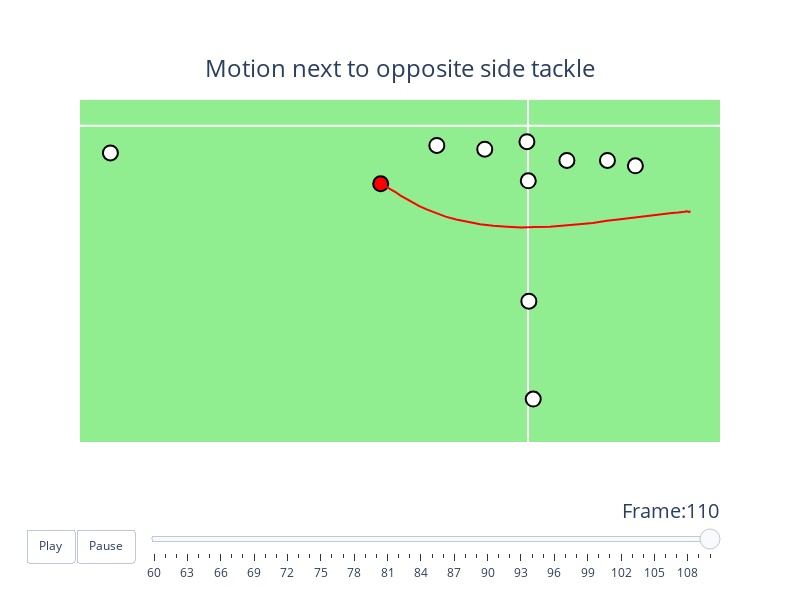

The cell this chart's notebook holds for it:
### Code cell
gid = 2022090800
pid = 3304
animate_play_vertical(games=games, tracking_df=tracking_df_motion,
             play_df=plays, players=players, motion_dict=motion_dict,
             gameId=gid, playId=pid)

### Figure 1 — Plotly figure (JSON) as saved in the notebook; plotly's stock layout.template omitted (floating-point values rounded to 4 significant figures)
{"data": [{"hoverinfo": "text", "hovertext": "nflId:35472<br>displayName:Rodger Saffold<br>Player Speed:295.276 MPH<br>Player Motion:nan", "marker": {"color": "#ffffff", "line": {"color": "#000000", "width": 2}, "opacity": 1, "size": 15}, "mode": "markers", "name": "Rodger Saffold", "type": "scatter", "x": [-158], "y": [-56]}, {"hoverinfo": "text", "hovertext": "Rodger Saffold Motion Path", "line": {"color": "red", "width": 2}, "mode": "lines", "name": "Rodger Saffold motion path", "type": "scatter", "x": [], "y": []}, {"hoverinfo": "text", "hovertext": "nflId:42392<br>displayName:Mitch Morse<br>Player Speed:55.923 MPH<br>Player Motion:nan", "marker": {"color": "#ffffff", "line": {"color": "#000000", "width": 2}, "opacity": 1, "size": 15}, "mode": "markers", "name": "Mitch Morse", "type": "scatter", "x": [-4], "y": [-38]}, {"hoverinfo": "text", "hovertext": "Mitch Morse Motion Path", "line": {"color": "red", "width": 2}, "mode": "lines", "name": "Mitch Morse motion path", "type": "scatter", "x": [], "y": []}, {"hoverinfo": "text", "hovertext": "nflId:44875<br>displayName:Dion Dawkins<br>Player Speed:62.634 MPH<br>Player Motion:nan", "marker": {"color": "#ffffff", "line": {"color": "#000000", "width": 2}, "opacity": 1, "size": 15}, "mode": "markers", "name": "Dion Dawkins", "type": "scatter", "x": [-333], "y": [-47]}, {"hoverinfo": "text", "hovertext": "Dion Dawkins Motion Path", "line": {"color": "red", "width": 2}, "mode": "lines", "name": "Dion Dawkins motion path", "type": "scatter", "x": [], "y": []}, {"hoverinfo": "text", "hovertext": "nflId:46076<br>displayName:Josh Allen<br>Player Speed:44.739 MPH<br>Player Motion:nan", "marker": {"color": "#ffffff", "line": {"color": "#000000", "width": 2}, "opacity": 1, "size": 15}, "mode": "markers", "name": "Josh Allen", "type": "scatter", "x": [1], "y": [-132]}, {"hoverinfo": "text", "hovertext": "Josh Allen Motion Path", "line": {"color": "red", "width": 2}, "mode": "lines", "name": "Josh Allen motion path", "type": "scatter", "x": [], "y": []}, {"hoverinfo": "text", "hovertext": "nflId:47879<br>displayName:Dawson Knox<br>Player Speed:0.0 MPH<br>Player Motion:nan", "marker": {"color": "#ffffff", "line": {"color": "#000000", "width": 2}, "opacity": 1, "size": 15}, "mode": "markers", "name": "Dawson Knox", "type": "scatter", "x": [392], "y": [-96]}, {"hoverinfo": "text", "hovertext": "Dawson Knox Motion Path", "line": {"color": "red", "width": 2}, "mode": "lines", "name": "Dawson Knox motion path", "type": "scatter", "x": [], "y": []}, {"hoverinfo": "text", "hovertext": "nflId:48011<br>displayName:Tommy Sweeney<br>Player Speed:69.345 MPH<br>Player Motion:12.0", "marker": {"color": "#ff0000", "line": {"color": "#000000", "width": 2}, "opacity": 1, "size": 15}, "mode": "markers", "name": "Tommy Sweeney", "type": "scatter", "x": [-538], "y": [-139]}, {"hoverinfo": "text", "hovertext": "Tommy Sweeney Motion Path", "line": {"color": "red", "width": 2}, "marker": {"color": "rgba(255, 0, 0, 0.5)", "line": {"color": "red", "width": 2}, "size": 25}, "mode": "lines", "name": "Tommy Sweeney motion path", "type": "scatter", "x": [593, 588, 585, 579, 571, 563, 548, 526, 499, 465, 426, 383, 337, 288, 237, 186, 133, 80, 26, -25, -77, -127, -175, -220, -262, -301, -336, -368, -397, -423, -445, -467, -484, -500, -512, -520, -527, -531, -534], "y": [-205, -207, -206, -205, -206, -207, -208, -209, -211, -213, -216, -220, -224, -228, -233, -236, -239, -242, -243, -244, -242, -240, -236, -231, -225, -218, -210, -201, -193, -184, -175, -167, -159, -153, -149, -144, -143, -142, -141]}, {"hoverinfo": "text", "hovertext": "nflId:48512<br>displayName:Ryan Bates<br>Player Speed:107.373 MPH<br>Player Motion:nan", "line": {"color": "red", "width": 2}, "marker": {"color": "#ffffff", "line": {"color": "#000000", "width": 2}, "opacity": 1, "size": 15}, "mode": "markers", "name": "Ryan Bates", "type": "scatter", "x": [142], "y": [-83]}, {"hoverinfo": "text", "hovertext": "Ryan Bates Motion Path", "line": {"color": "red", "width": 2}, "marker": {"color": "#ffffff", "line": {"color": "#000000", "width": 2}, "opacity": 1, "size": 15}, "mode": "lines", "name": "Ryan Bates motion path", "type": "scatter", "x": [], "y": []}, {"hoverinfo": "text", "hovertext": "nflId:52494<br>displayName:Zack Moss<br>Player Speed:0.0 MPH<br>Player Motion:nan", "line": {"color": "red", "width": 2}, "marker": {"color": "#ffffff", "line": {"color": "#000000", "width": 2}, "opacity": 1, "size": 15}, "mode": "markers", "name": "Zack Moss", "type": "scatter", "x": [19], "y": [-656]}, {"hoverinfo": "text", "hovertext": "Zack Moss Motion Path", "line": {"color": "red", "width": 2}, "marker": {"color": "#ffffff", "line": {"color": "#000000", "width": 2}, "opacity": 1, "size": 15}, "mode": "lines", "name": "Zack Moss motion path", "type": "scatter", "x": [], "y": []}, {"hoverinfo": "text", "hovertext": "nflId:52536<br>displayName:Gabe Davis<br>Player Speed:0.0 MPH<br>Player Motion:nan", "line": {"color": "red", "width": 2}, "marker": {"color": "#ffffff", "line": {"color": "#000000", "width": 2}, "opacity": 1, "size": 15}, "mode": "markers", "name": "Gabe Davis", "type": "scatter", "x": [-1525], "y": [-65]}, {"hoverinfo": "text", "hovertext": "Gabe Davis Motion Path", "line": {"color": "red", "width": 2}, "marker": {"color": "#ffffff", "line": {"color": "#000000", "width": 2}, "opacity": 1, "size": 15}, "mode": "lines", "name": "Gabe Davis motion path", "type": "scatter", "x": [], "y": []}, {"hoverinfo": "text", "hovertext": "nflId:53079<br>displayName:Reggie Gilliam<br>Player Speed:44.739 MPH<br>Player Motion:nan", "line": {"color": "red", "width": 2}, "marker": {"color": "#ffffff", "line": {"color": "#000000", "width": 2}, "opacity": 1, "size": 15}, "mode": "markers", "name": "Reggie Gilliam", "type": "scatter", "x": [3], "y": [-421]}, {"hoverinfo": "text", "hovertext": "Reggie Gilliam Motion Path", "line": {"color": "red", "width": 2}, "marker": {"color": "#ffffff", "line": {"color": "#000000", "width": 2}, "opacity": 1, "size": 15}, "mode": "lines", "name": "Reggie Gilliam motion path", "type": "scatter", "x": [], "y": []}, {"hoverinfo": "text", "hovertext": "nflId:53522<br>displayName:Spencer Brown<br>Player Speed:13.422 MPH<br>Player Motion:nan", "line": {"color": "red", "width": 2}, "marker": {"color": "#ffffff", "line": {"color": "#000000", "width": 2}, "opacity": 1, "size": 15}, "mode": "markers", "name": "Spencer Brown", "type": "scatter", "x": [290], "y": [-83]}, {"hoverinfo": "text", "hovertext": "Spencer Brown Motion Path", "line": {"color": "red", "width": 2}, "marker": {"color": "#ffffff", "line": {"color": "#000000", "width": 2}, "opacity": 1, "size": 15}, "mode": "lines", "name": "Spencer Brown motion path", "type": "scatter", "x": [], "y": []}], "layout": {"autosize": false, "height": 600, "plot_bgcolor": "lightgreen", "showlegend": false, "sliders": [{"active": 50, "currentvalue": {"font": {"size": 20}, "prefix": "Frame:", "visible": true, "xanchor": "right"}, "len": 0.9, "pad": {"b": 10, "t": 50}, "steps": [{"args": [[60], {"frame": {"duration": 100, "redraw": false}, "mode": "immediate", "transition": {"duration": 0}}], "label": "60", "method": "animate"}, {"args": [[61], {"frame": {"duration": 100, "redraw": false}, "mode": "immediate", "transition": {"duration": 0}}], "label": "61", "method": "animate"}, {"args": [[62], {"frame": {"duration": 100, "redraw": false}, "mode": "immediate", "transition": {"duration": 0}}], "label": "62", "method": "animate"}, {"args": [[63], {"frame": {"duration": 100, "redraw": false}, "mode": "immediate", "transition": {"duration": 0}}], "label": "63", "method": "animate"}, {"args": [[64], {"frame": {"duration": 100, "redraw": false}, "mode": "immediate", "transition": {"duration": 0}}], "label": "64", "method": "animate"}, {"args": [[65], {"frame": {"duration": 100, "redraw": false}, "mode": "immediate", "transition": {"duration": 0}}], "label": "65", "method": "animate"}, {"args": [[66], {"frame": {"duration": 100, "redraw": false}, "mode": "immediate", "transition": {"duration": 0}}], "label": "66", "method": "animate"}, {"args": [[67], {"frame": {"duration": 100, "redraw": false}, "mode": "immediate", "transition": {"duration": 0}}], "label": "67", "method": "animate"}, {"args": [[68], {"frame": {"duration": 100, "redraw": false}, "mode": "immediate", "transition": {"duration": 0}}], "label": "68", "method": "animate"}, {"args": [[69], {"frame": {"duration": 100, "redraw": false}, "mode": "immediate", "transition": {"duration": 0}}], "label": "69", "method": "animate"}, {"args": [[70], {"frame": {"duration": 100, "redraw": false}, "mode": "immediate", "transition": {"duration": 0}}], "label": "70", "method": "animate"}, {"args": [[71], {"frame": {"duration": 100, "redraw": false}, "mode": "immediate", "transition": {"duration": 0}}], "label": "71", "method": "animate"}, {"args": [[72], {"frame": {"duration": 100, "redraw": false}, "mode": "immediate", "transition": {"duration": 0}}], "label": "72", "method": "animate"}, {"args": [[73], {"frame": {"duration": 100, "redraw": false}, "mode": "immediate", "transition": {"duration": 0}}], "label": "73", "method": "animate"}, {"args": [[74], {"frame": {"duration": 100, "redraw": false}, "mode": "immediate", "transition": {"duration": 0}}], "label": "74", "method": "animate"}, {"args": [[75], {"frame": {"duration": 100, "redraw": false}, "mode": "immediate", "transition": {"duration": 0}}], "label": "75", "method": "animate"}, {"args": [[76], {"frame": {"duration": 100, "redraw": false}, "mode": "immediate", "transition": {"duration": 0}}], "label": "76", "method": "animate"}, {"args": [[77], {"frame": {"duration": 100, "redraw": false}, "mode": "immediate", "transition": {"duration": 0}}], "label": "77", "method": "animate"}, {"args": [[78], {"frame": {"duration": 100, "redraw": false}, "mode": "immediate", "transition": {"duration": 0}}], "label": "78", "method": "animate"}, {"args": [[79], {"frame": {"duration": 100, "redraw": false}, "mode": "immediate", "transition": {"duration": 0}}], "label": "79", "method": "animate"}, {"args": [[80], {"frame": {"duration": 100, "redraw": false}, "mode": "immediate", "transition": {"duration": 0}}], "label": "80", "method": "animate"}, {"args": [[81], {"frame": {"duration": 100, "redraw": false}, "mode": "immediate", "transition": {"duration": 0}}], "label": "81", "method": "animate"}, {"args": [[82], {"frame": {"duration": 100, "redraw": false}, "mode": "immediate", "transition": {"duration": 0}}], "label": "82", "method": "animate"}, {"args": [[83], {"frame": {"duration": 100, "redraw": false}, "mode": "immediate", "transition": {"duration": 0}}], "label": "83", "method": "animate"}, {"args": [[84], {"frame": {"duration": 100, "redraw": false}, "mode": "immediate", "transition": {"duration": 0}}], "label": "84", "method": "animate"}, {"args": [[85], {"frame": {"duration": 100, "redraw": false}, "mode": "immediate", "transition": {"duration": 0}}], "label": "85", "method": "animate"}, {"args": [[86], {"frame": {"duration": 100, "redraw": false}, "mode": "immediate", "transition": {"duration": 0}}], "label": "86", "method": "animate"}, {"args": [[87], {"frame": {"duration": 100, "redraw": false}, "mode": "immediate", "transition": {"duration": 0}}], "label": "87", "method": "animate"}, {"args": [[88], {"frame": {"duration": 100, "redraw": false}, "mode": "immediate", "transition": {"duration": 0}}], "label": "88", "method": "animate"}, {"args": [[89], {"frame": {"duration": 100, "redraw": false}, "mode": "immediate", "transition": {"duration": 0}}], "label": "89", "method": "animate"}, {"args": [[90], {"frame": {"duration": 100, "redraw": false}, "mode": "immediate", "transition": {"duration": 0}}], "label": "90", "method": "animate"}, {"args": [[91], {"frame": {"duration": 100, "redraw": false}, "mode": "immediate", "transition": {"duration": 0}}], "label": "91", "method": "animate"}, {"args": [[92], {"frame": {"duration": 100, "redraw": false}, "mode": "immediate", "transition": {"duration": 0}}], "label": "92", "method": "animate"}, {"args": [[93], {"frame": {"duration": 100, "redraw": false}, "mode": "immediate", "transition": {"duration": 0}}], "label": "93", "method": "animate"}, {"args": [[94], {"frame": {"duration": 100, "redraw": false}, "mode": "immediate", "transition": {"duration": 0}}], "label": "94", "method": "animate"}, {"args": [[95], {"frame": {"duration": 100, "redraw": false}, "mode": "immediate", "transition": {"duration": 0}}], "label": "95", "method": "animate"}, {"args": [[96], {"frame": {"duration": 100, "redraw": false}, "mode": "immediate", "transition": {"duration": 0}}], "label": "96", "method": "animate"}, {"args": [[97], {"frame": {"duration": 100, "redraw": false}, "mode": "immediate", "transition": {"duration": 0}}], "label": "97", "method": "animate"}, {"args": [[98], {"frame": {"duration": 100, "redraw": false}, "mode": "immediate", "transition": {"duration": 0}}], "label": "98", "method": "animate"}, {"args": [[99], {"frame": {"duration": 100, "redraw": false}, "mode": "immediate", "transition": {"duration": 0}}], "label": "99", "method": "animate"}, {"args": [[100], {"frame": {"duration": 100, "redraw": false}, "mode": "immediate", "transition": {"duration": 0}}], "label": "100", "method": "animate"}, {"args": [[101], {"frame": {"duration": 100, "redraw": false}, "mode": "immediate", "transition": {"duration": 0}}], "label": "101", "method": "animate"}, {"args": [[102], {"frame": {"duration": 100, "redraw": false}, "mode": "immediate", "transition": {"duration": 0}}], "label": "102", "method": "animate"}, {"args": [[103], {"frame": {"duration": 100, "redraw": false}, "mode": "immediate", "transition": {"duration": 0}}], "label": "103", "method": "animate"}, {"args": [[104], {"frame": {"duration": 100, "redraw": false}, "mode": "immediate", "transition": {"duration": 0}}], "label": "104", "method": "animate"}, {"args": [[105], {"frame": {"duration": 100, "redraw": false}, "mode": "immediate", "transition": {"duration": 0}}], "label": "105", "method": "animate"}, {"args": [[106], {"frame": {"duration": 100, "redraw": false}, "mode": "immediate", "transition": {"duration": 0}}], "label": "106", "method": "animate"}, {"args": [[107], {"frame": {"duration": 100, "redraw": false}, "mode": "immediate", "transition": {"duration": 0}}], "label": "107", "method": "animate"}, {"args": [[108], {"frame": {"duration": 100, "redraw": false}, "mode": "immediate", "transition": {"duration": 0}}], "label": "108", "method": "animate"}, {"args": [[109], {"frame": {"duration": 100, "redraw": false}, "mode": "immediate", "transition": {"duration": 0}}], "label": "109", "method": "animate"}, {"args": [[110], {"frame": {"duration": 100, "redraw": false}, "mode": "immediate", "transition": {"duration": 0}}], "label": "110", "method": "animate"}], "transition": {"duration": 300, "easing": "cubic-in-out"}, "x": 0.1, "xanchor": "left", "y": 0, "yanchor": "top"}], "title": {"font": {"size": 24}, "text": "Motion next to opposite side tackle", "x": 0.5, "xanchor": "center", "y": 0.9, "yanchor": "top"}, "updatemenus": [{"buttons": [{"args": [null, {"frame": {"duration": 100, "redraw": false}, "fromcurrent": true, "transition": {"duration": 0}}], "label": "Play", "method": "animate"}, {"args": [[null], {"frame": {"duration": 0, "redraw": false}, "mode": "immediate", "transition": {"duration": 0}}], "label": "Pause", "method": "animate"}], "direction": "left", "pad": {"r": 10, "t": 87}, "showactive": false, "type": "buttons", "x": 0.1, "xanchor": "right", "y": 0, "yanchor": "top"}], "width": 800, "xaxis": {"range": [-1636, 701], "showgrid": false, "showticklabels": false, "type": "linear"}, "yaxis": {"range": [-759, 62], "showgrid": false, "showticklabels": false, "type": "linear"}}}
